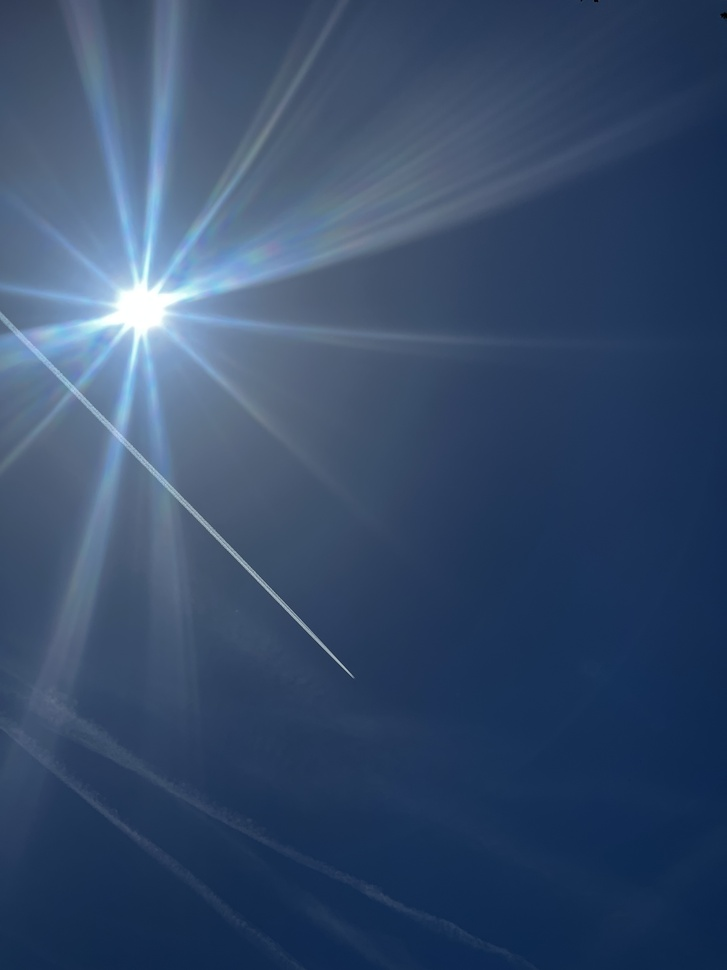
#> input picture HIST/hypersphere-surface-velocity-field-projection/jpg/IMG_4590.jpeg, 727 x 970 px, shrunk from 3024 x 4032 before the run
$ python scikit_image_pipeline.py ../../../../HIST/hypersphere-surface-velocity-field-projection/jpg/IMG_4590.jpeg out
#> lines starting #> are read from the running program, lines starting #| are printed output that depends on the picture; after the words box and inside, x2 and y2 are one past the last pixel; in counts of white or black regions, pixels touching at a corner belong together
#!/usr/bin/env python3
"""Minimal scikit-image pipeline helper for niurk MCP hub.
Usage:
  python3 tools/scikit_image_pipeline.py input.png outdir
Requires: pip install scikit-image imageio numpy
"""
from __future__ import annotations
import json
import sys
from pathlib import Path


def main() -> int:
    if len(sys.argv) < 3:
        print("usage: scikit_image_pipeline.py input-image outdir", file=sys.stderr)
        return 2
    image_path = Path(sys.argv[1])
    outdir = Path(sys.argv[2])
    outdir.mkdir(parents=True, exist_ok=True)
    try:
        import numpy as np
        import imageio.v3 as iio
        from skimage import filters, measure, morphology, util, color
    except Exception as exc:  # pragma: no cover
        print(f"missing dependency: {exc}", file=sys.stderr)
        return 3

    img = iio.imread(image_path)
#> img is the input picture: shape (970, 727, 3); mean R, G, B 53.6, 75.2, 106.3
    gray = color.rgb2gray(img) if getattr(img, 'ndim', 0) == 3 else util.img_as_float(img)
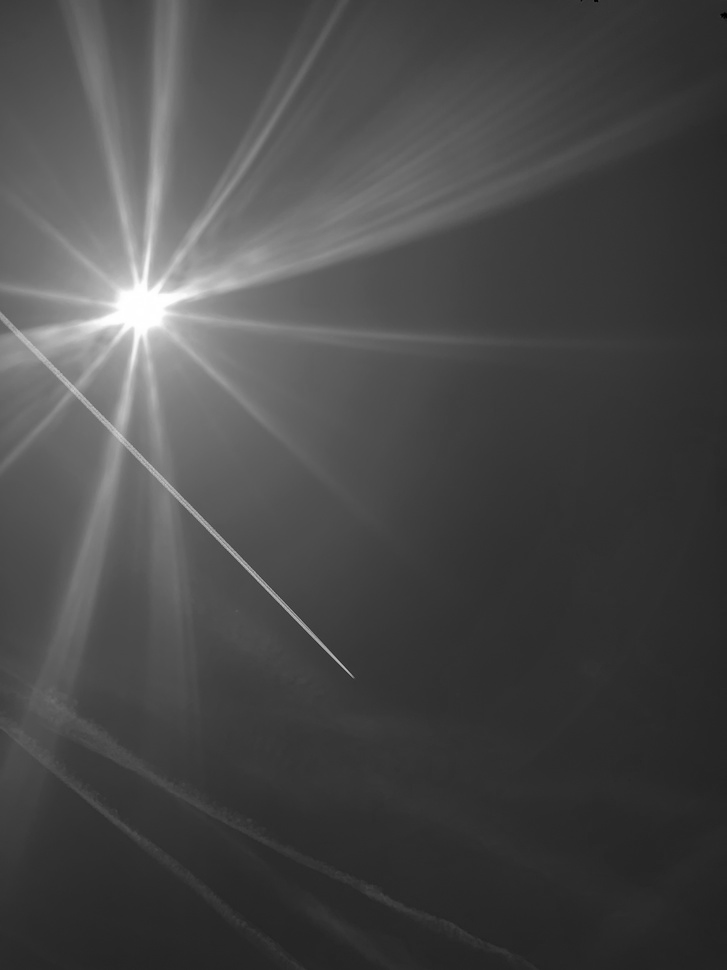
#> gray: shape (970, 727) float64; min 0.00198, max 1, mean 0.286
    gray = util.img_as_float(gray)
    threshold = filters.threshold_otsu(gray)
#> threshold = 0.343
    mask = gray > threshold
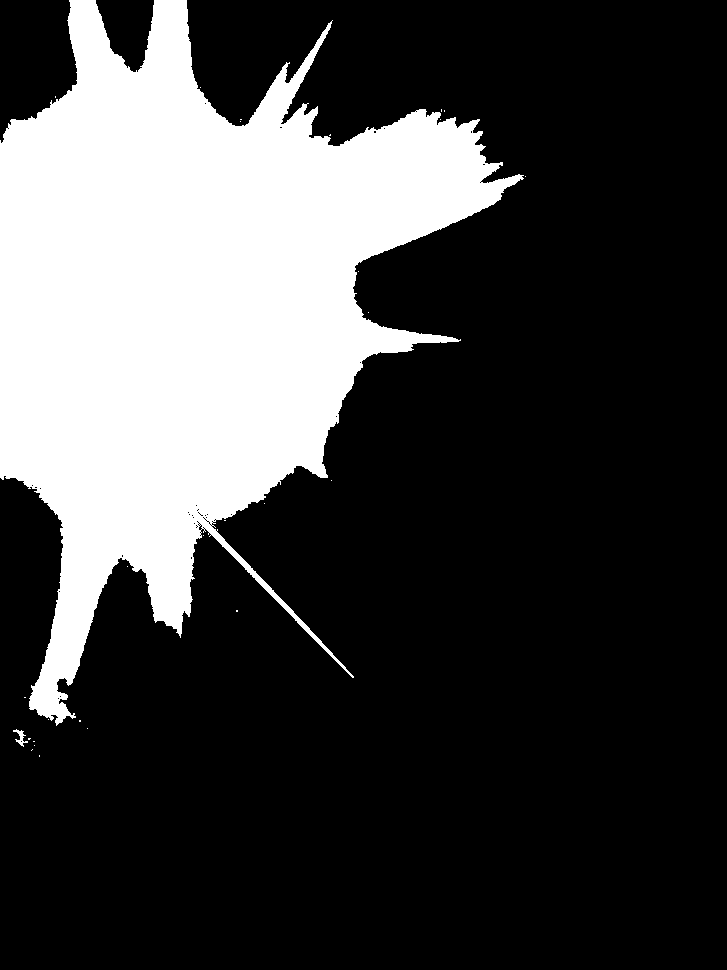
#> mask: shape (970, 727) bool; 25.7% white; 28 white regions (26 under 20 px), largest, box (x1, y1, x2, y2) and area: (0, 0, 524, 726) 180885, (13, 729, 28, 747) 95
    mask = morphology.remove_small_objects(mask, 32)
#> mask: shape (970, 727) bool; 25.7% white; 2 white regions, box (x1, y1, x2, y2) and area: (0, 0, 524, 726) 180860, (13, 729, 28, 747) 95
    mask = morphology.binary_closing(mask, morphology.disk(2))
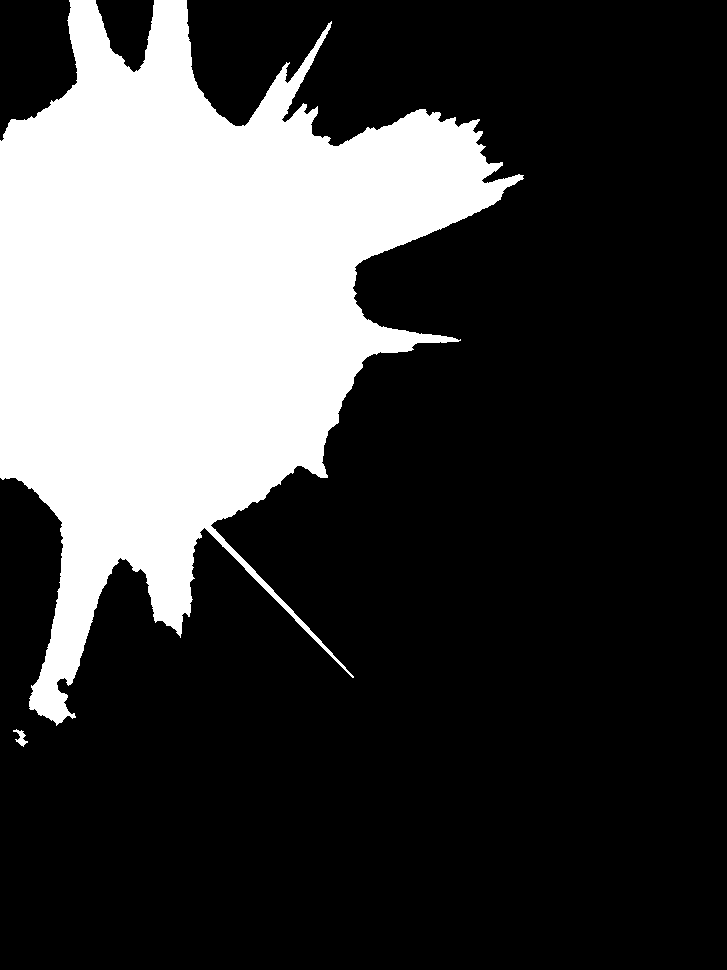
#> mask: shape (970, 727) bool; 25.7% white; 2 white regions, box (x1, y1, x2, y2) and area: (0, 0, 524, 726) 181320, (13, 729, 28, 747) 112
    labels = measure.label(mask)
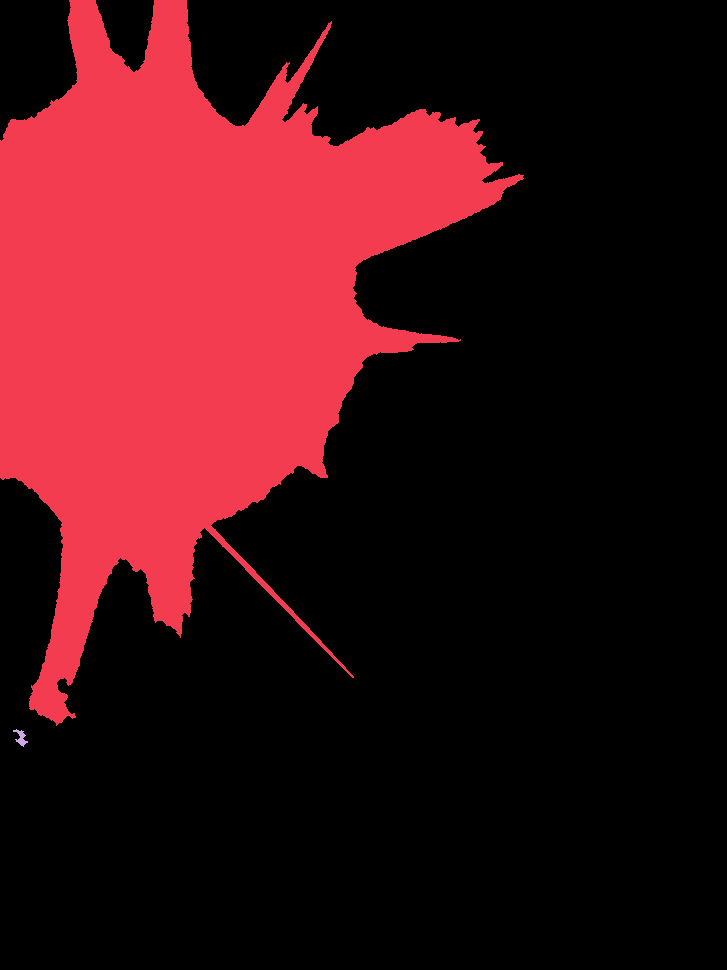
#> labels: shape (970, 727) int32; 3 distinct labels, from 0 to 2; one colour per label, 0 black
    props = measure.regionprops_table(labels, intensity_image=gray, properties=("label", "area", "centroid", "mean_intensity", "bbox"))
#> props = 9 items
    features = {k: [float(x) if hasattr(x, '__float__') else x for x in v] for k, v in props.items()}
#> features = 9 items
    iio.imwrite(outdir / "mask.png", (mask.astype('uint8') * 255))
    (outdir / "features.json").write_text(json.dumps({"image": str(image_path), "threshold": float(threshold), "features": features}, indent=2))
    print(json.dumps({"ok": True, "outdir": str(outdir), "regions": int(labels.max())}, indent=2))
#| {
#|   "ok": true,
#|   "outdir": "out",
#|   "regions": 2
#| }
    return 0

if __name__ == "__main__":
    raise SystemExit(main())
#> (the program exits here)

$ run again, on HIST/hypersphere-surface-velocity-field-projection/jpg/IMG_4592.jpeg
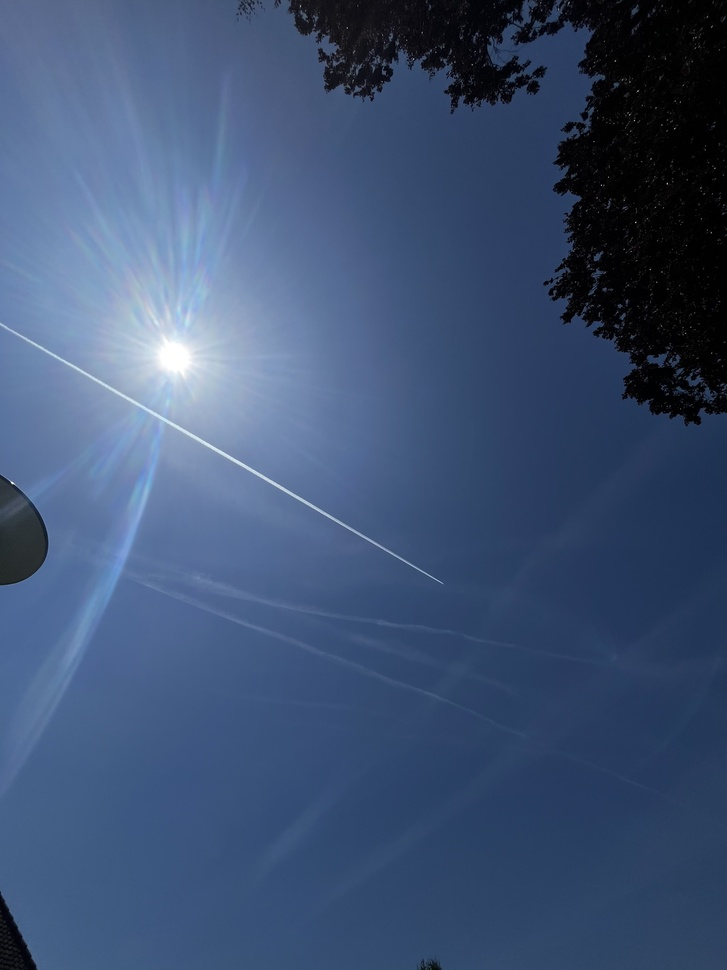
#> input picture HIST/hypersphere-surface-velocity-field-projection/jpg/IMG_4592.jpeg, 727 x 970 px, shrunk from 3024 x 4032 before the run
#> in main, img is the input picture: shape (970, 727, 3); mean R, G, B 62.9, 82.9, 115.9
#> in main, `gray = color.rgb2gray(img) if getattr(img, 'ndim', 0) == 3 else util.i..`:
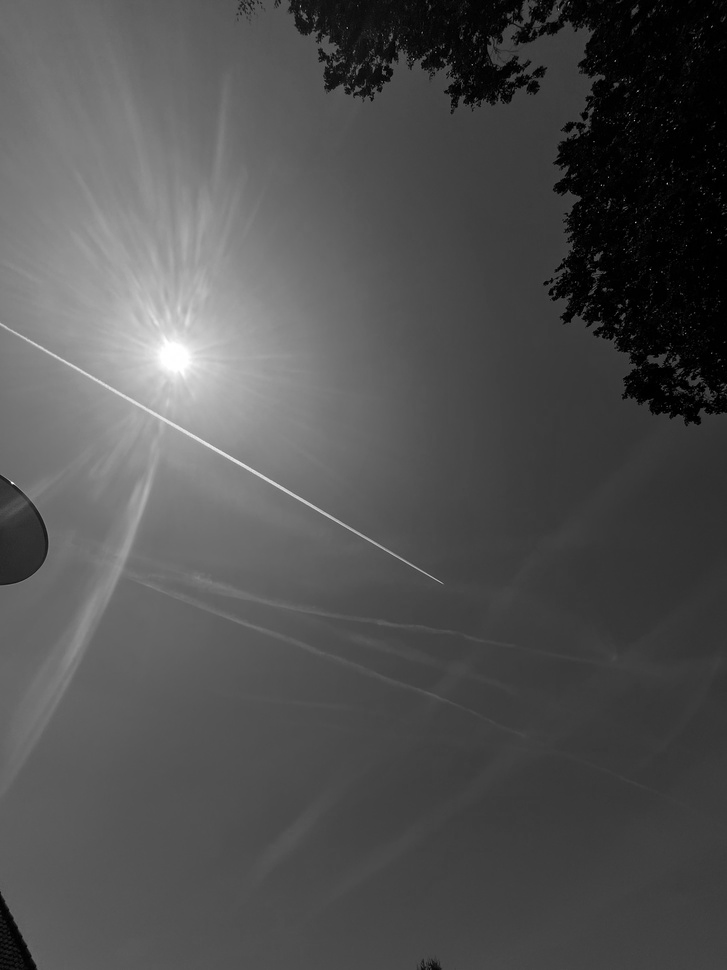
#> gray: shape (970, 727) float64; min 0, max 1, mean 0.318
#> threshold = 0.354
#> in main, `mask = morphology.binary_closing(mask, morphology.disk(2))`:
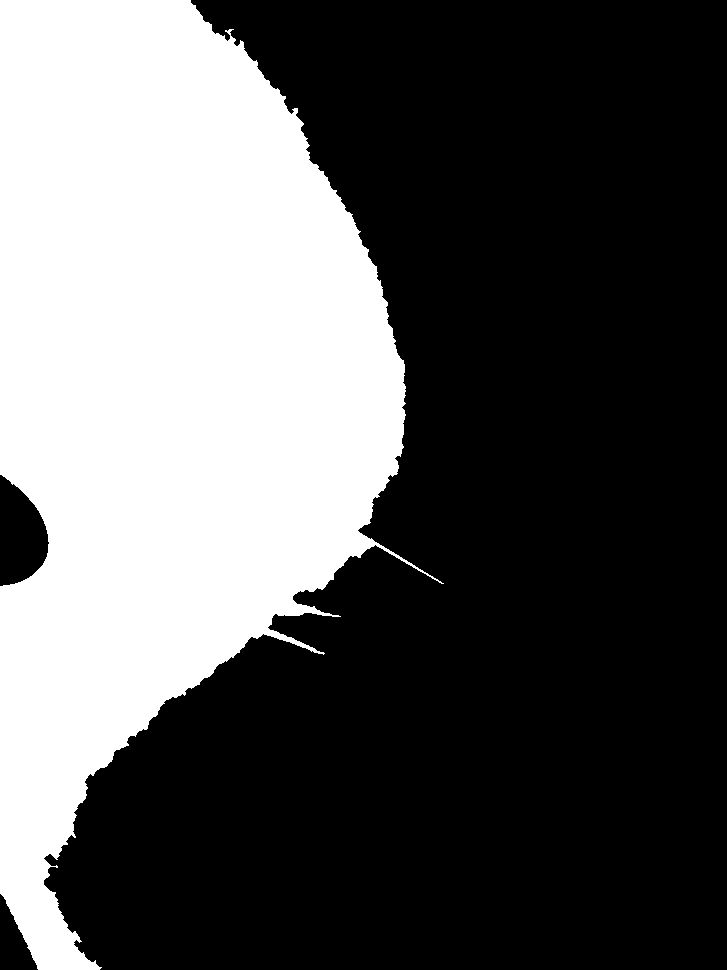
#> mask: shape (970, 727) bool; 35.3% white; 1 white region, box (x1, y1, x2, y2) and area: (0, 0, 444, 970) 249129
#> props = 9 items
#| {
#|   "ok": true,
#|   "outdir": "out",
#|   "regions": 1
#| }

$ run again, on HIST/hypersphere-surface-velocity-field-projection/jpg/IMG_4594.jpeg
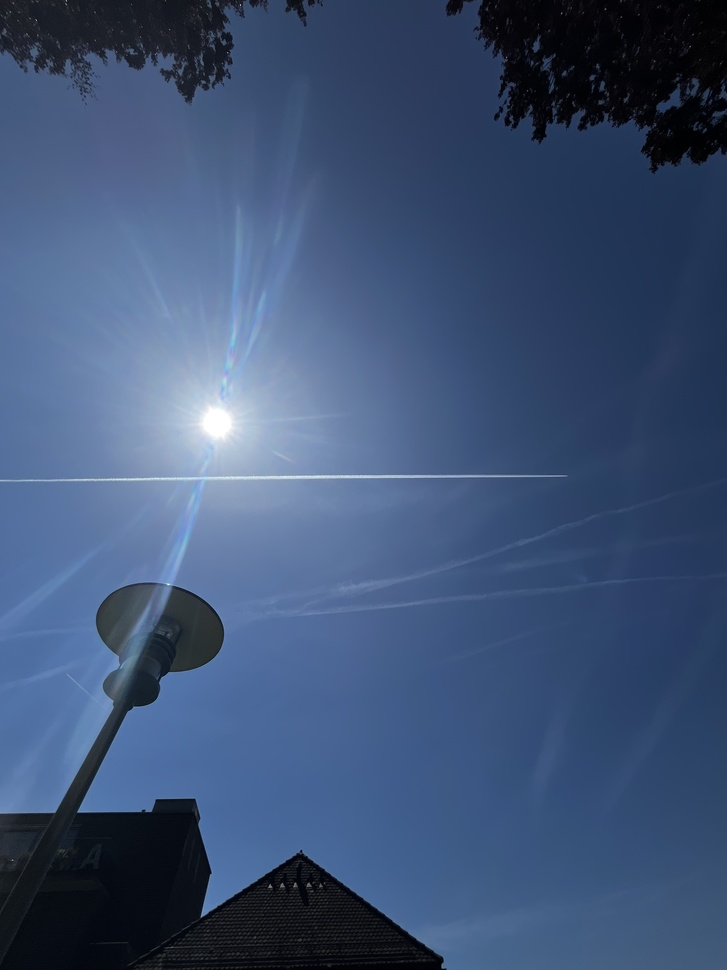
#> input picture HIST/hypersphere-surface-velocity-field-projection/jpg/IMG_4594.jpeg, 727 x 970 px, shrunk from 3024 x 4032 before the run
#> in main, img is the input picture: shape (970, 727, 3); mean R, G, B 62.8, 83.3, 117.5
#> threshold = 0.311
#> in main, `mask = gray > threshold`:
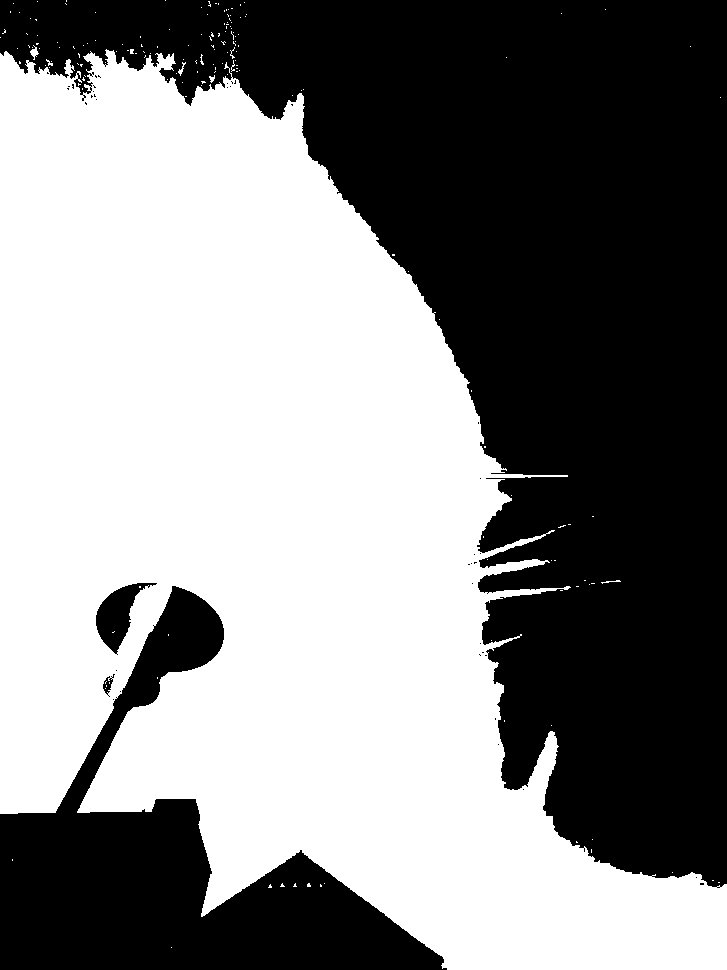
#> mask: shape (970, 727) bool; 52.9% white; 42 black regions (38 under 20 px), largest, box (x1, y1, x2, y2) and area: (0, 0, 727, 888) 271501, (0, 586, 447, 970) 58538, (96, 583, 157, 655) 1817, (103, 674, 115, 697) 106
#> in main, `labels = measure.label(mask)`:
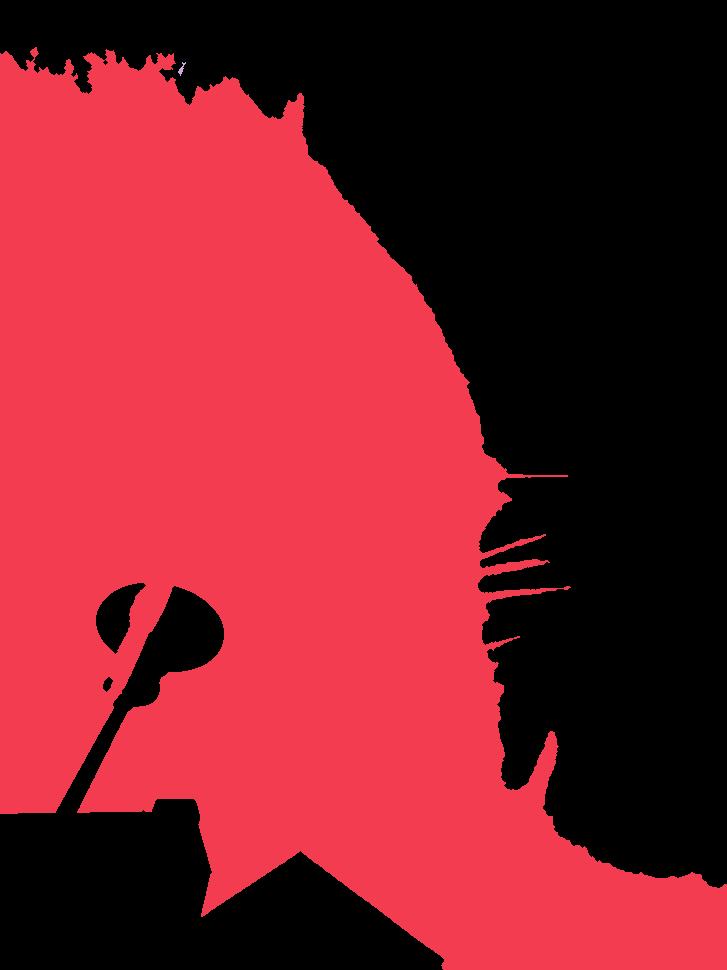
#> labels: shape (970, 727) int32; 3 distinct labels, from 0 to 2; one colour per label, 0 black
#> props = 9 items
#| {
#|   "ok": true,
#|   "outdir": "out",
#|   "regions": 2
#| }
